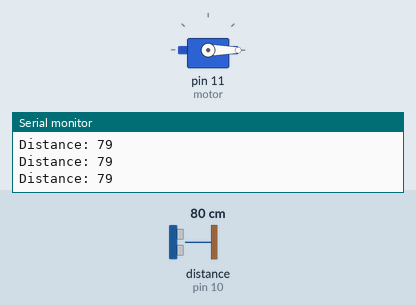
This sketch was run on a simulated Arduino Uno, built with avr-gcc and run on an emulated ATmega328P. Shown: servo, the last lines printed to the serial monitor. Wiring (inferred from the names in the program): ultrasonic range finder: trigger pin 9; echo pin 10. Inputs (shaded band) come from the test bench; at power-on: distance to the obstacle (sensor on pin 10) 80 cm. The echo pulse lasts 58.3 µs per cm.

Above: at 1.2 s.
1.3 s: distance to the obstacle (sensor on pin 10) set to 46 cm
4.3 s: distance to the obstacle (sensor on pin 10) set to 36 cm
At 4.6 s:
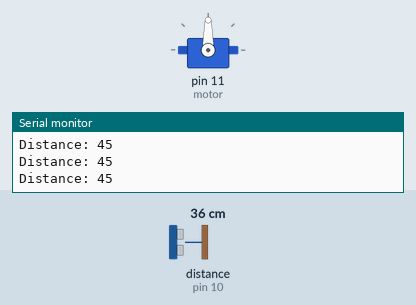
Timing chart, 0 to 7.3 s (numbered marks = the images above; inputs shaded):
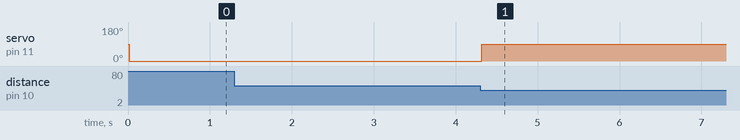

Measured:
- the behaviour switches between 41 and 40 cm on distance to the obstacle (sensor on pin 10) (found by bisection; images 0 and 1)
- after the input at 4.3 s, servo on pin 11 (motor): 0° → 90° at once

The sketch:

ServoWithDistanceSensor.ino
```cpp
#include <Servo.h>
Servo motor;
const int trigPin = 9;
const int echoPin = 10;
// defines variables
long duration;
int distance;
void setup() {
  motor.attach(11);
  pinMode(trigPin, OUTPUT); // Sets the trigPin as an Output
  pinMode(echoPin, INPUT); // Sets the echoPin as an Input
  Serial.begin(9600); // Starts the serial communication
}
void loop() {
  // Clears the trigPin
  digitalWrite(trigPin, LOW);
  delayMicroseconds(5);
  // Sets the trigPin on HIGH state for 10 micro seconds
  digitalWrite(trigPin, HIGH);
  delayMicroseconds(10);
  digitalWrite(trigPin, LOW);
  // Reads the echoPin, returns the sound wave travel time in microseconds
  duration = pulseIn(echoPin, HIGH);
  // Calculating the distance
  distance = duration * 0.034 / 2;
  if(distance<40){
      motor.write(90);
      delay(5000);
    }
    else{
      motor.write(0);
      delay(10);
    }
  // Prints the distance on the Serial Monitor
  Serial.print("Distance: ");
  Serial.println(distance);
}
```
